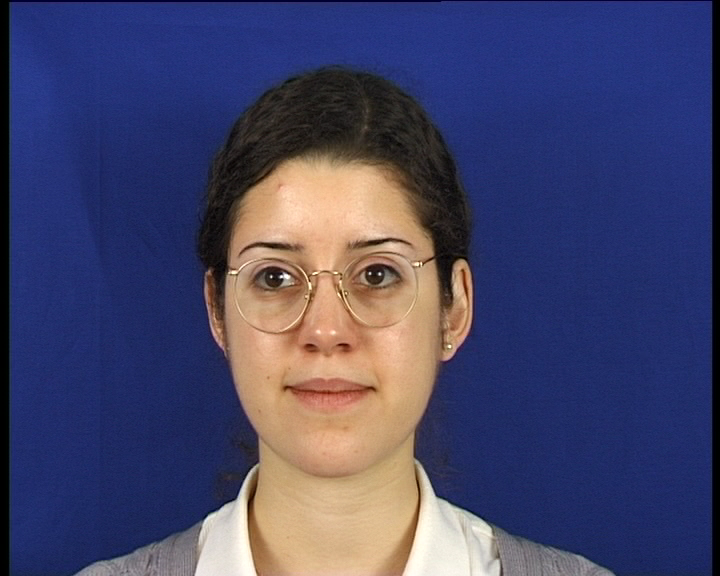
#> input picture Govorne in slikovne tehnologije/vaja5/slike/slika5.png, 720 x 576 px, found by its file name
$ python vaja5_predloga.py
#> lines starting #> are read from the running program, lines starting #| are printed output that depends on the picture; after the words box and inside, x2 and y2 are one past the last pixel; in counts of white or black regions, pixels touching at a corner belong together; long printed decimals are rounded
import numpy as np
import cv2
import matplotlib.pyplot as plt
from functools import reduce
from scipy import ndimage

def skin_color_filter(im):
    r, g, b = [im[:, :, c] for c in range(3)]
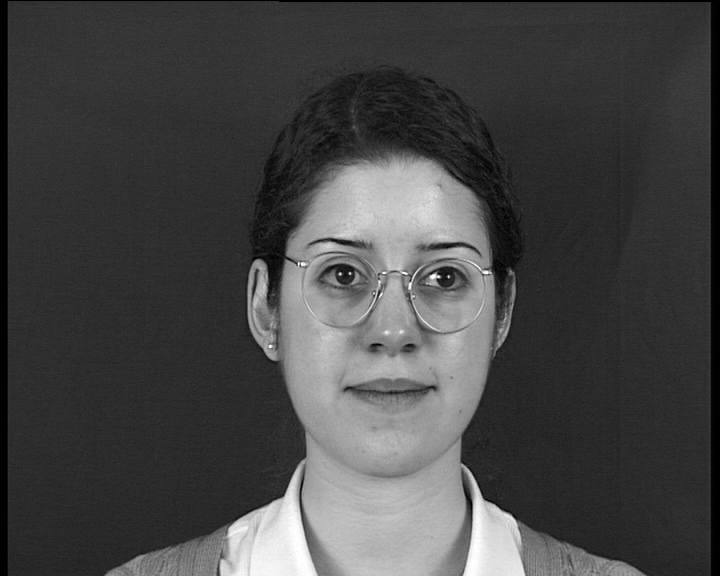
#> g: shape (576, 720); min 0, max 255, mean 69.7
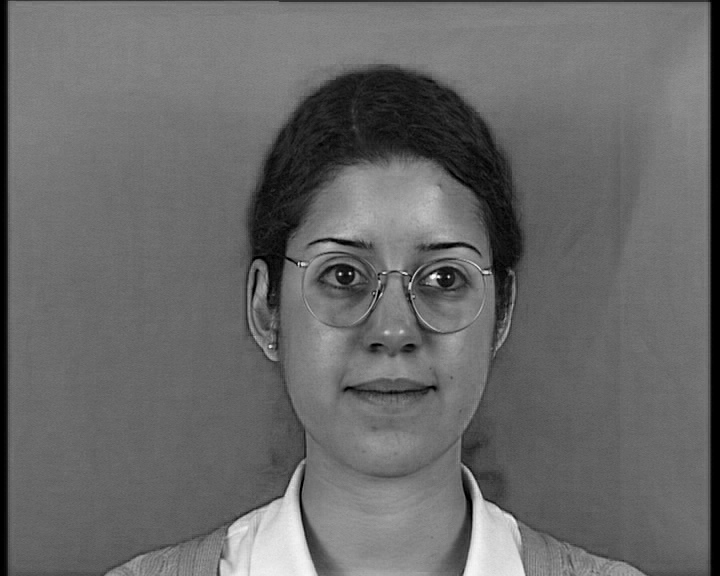
#> b: shape (576, 720); min 0, max 255, mean 104.7
    mask = reduce(np.logical_and, (r>95, g>40, b>20, abs(r-g)>15, r>g, r>b, np.max((r,g,b))-np.min((r,g,b))>15
            ))
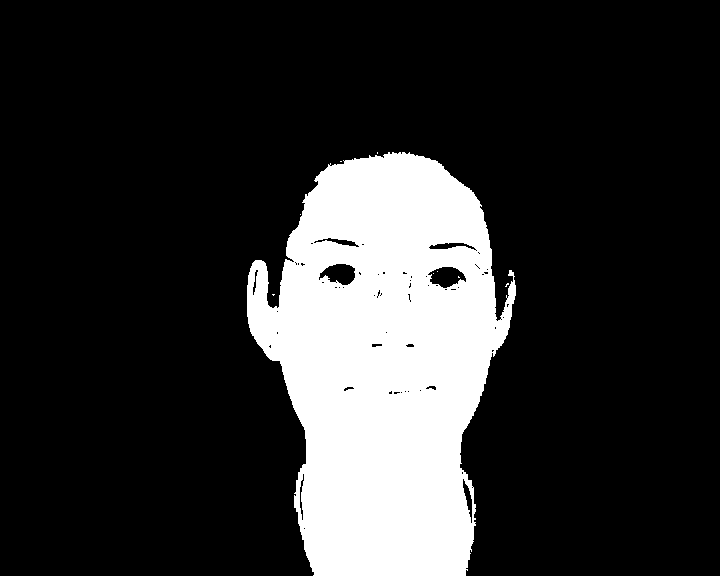
#> mask: shape (576, 720) bool; 18.7% white; 9 white regions (8 under 20 px), largest, box (x1, y1, x2, y2) and area: (247, 152, 516, 576) 77630
    mask = mask.astype(np.uint8)
    return mask

def fill(mask):
    im_floodfill = mask.copy()

    h, w = mask.shape[:2]
#> h = 576; w = 720
    new_mask = np.zeros((h+2, w+2), np.uint8)
    cv2.floodFill(im_floodfill, new_mask, (0,0), 255)
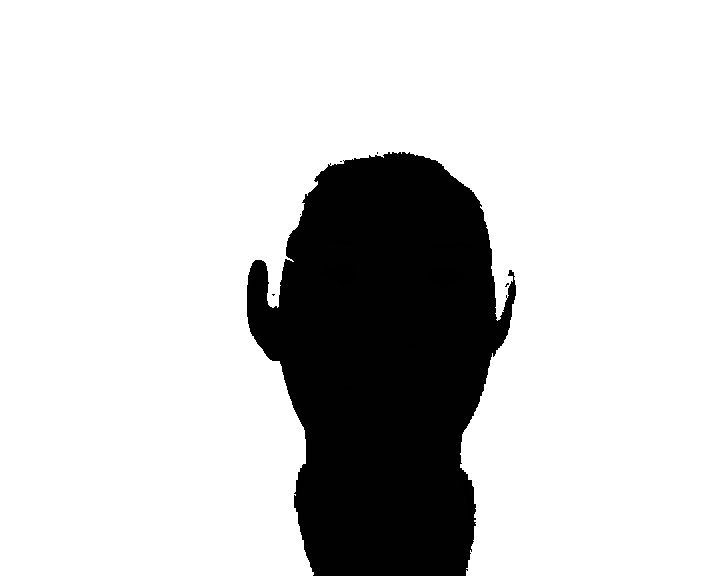
#> im_floodfill: shape (576, 720); min 0, max 255, mean 206.3
    im_floodfill_inv = cv2.bitwise_not(im_floodfill)
    im_out = mask | im_floodfill_inv
#> im_out: shape (576, 720); 19.2% white; 6 white regions (5 under 20 px), largest, box (x1, y1, x2, y2) and area: (247, 152, 516, 576) 79471
    return im_out

def dilate(mask):
    kernel = np.ones((5,5),np.uint8)
    return cv2.dilate(mask, kernel, iterations=1)
#> returned value: shape (576, 720); 20% white; 1 white region, box (x1, y1, x2, y2) and area: (245, 150, 518, 576) 82739

def clean_skin_mask(mask):
    mask_mid=fill(mask)
    mask_out=dilate(mask_mid)
    return mask_mid

def rgb2gray(im):
    gray = np.mean(im, axis=2)
    return gray

def smooth_gray_image(im):
    return cv2.GaussianBlur(im, (7,7), 2)

def gradient_approximation(im):
    sob = np.array([[-1 , 0 , 1] , [-2 , 0 , 2] , [-1 , 0 , 1] ])
    Gx = cv2.filter2D(im, -1, sob)
    Gy = cv2.filter2D(im, -1, np.transpose(sob))
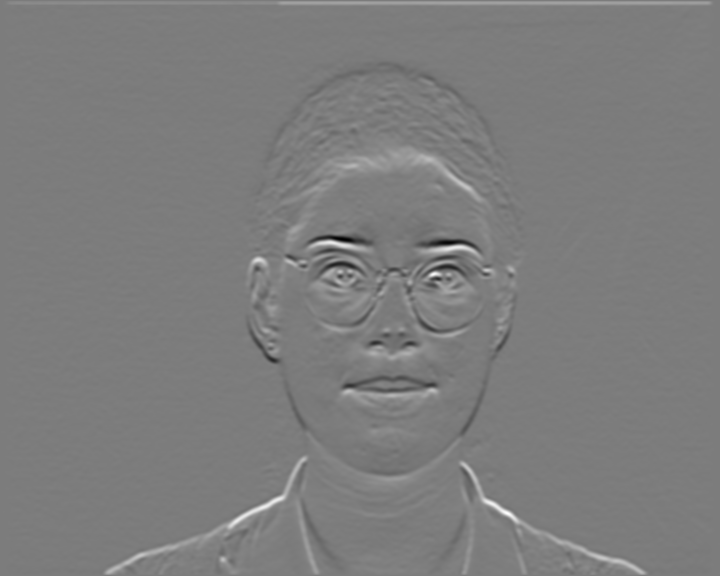
#> Gy: shape (576, 720) float64; min -256.2, max 267.4, mean 1.3; drawn with min black and max white
    return np.sqrt(np.power(Gx,2)+np.power(Gy,2))/255


def mask_edges(edges, mask):
    return np.multiply(edges, mask)

def threshold_edges(edges):
    out = edges.copy()
    print(np.max(out))
#| 299.001
    meja = 40
    out[out>=meja] = 255
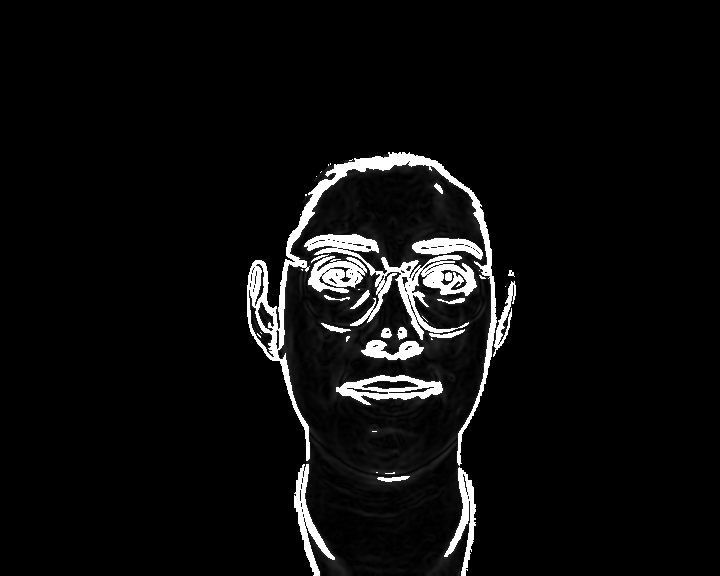
#> out: shape (576, 720) float64; min 0, max 255, mean 13.4
    out[out<meja] = 0
#> out: shape (576, 720) float64; 4.5% white; 41 white regions (20 under 20 px), largest, box (x1, y1, x2, y2) and area: (247, 152, 497, 466) 6203, (304, 234, 477, 340) 4139, (336, 375, 443, 405) 1483
    return out

def fit_ellipse(bin_edges):
    # vhod: binarna slika robov, maskiranih s področjem kože
    # izhod: parametri elipse
    points = []
    for x in range(bin_edges.shape[1]):
        for y in range(bin_edges.shape[0]):
            if bin_edges[y, x] > 0:
                points.append((x, y))

    points = np.array(points).astype("float32")
    ell = cv2.fitEllipse(points)
#> ell = ((380.1, 365.2), (228.8, 382.1), 179.7)
    return ell

def draw_ellipse(im, ell):
    # vhod: barvna slika in parametri elipse
    # izhod: slika z vrisano elipso
#> called with ell = ((380.1, 365.2), (228.8, 382.1), 179.7)
    centre, axes, angle = ell
#> centre = (380.1, 365.2); axes = (228.8, 382.1); angle = 179.7
    centre = (int(round(centre[0])), int(round(centre[1])))
#> centre = (380, 365)
    axes = (int(round(axes[0]/2)), int(round(axes[1]/2)))
#> axes = (114, 191)
    angle = int(round(angle))
    print(centre, axes, angle)
#| (380, 365) (114, 191) 180

    im_in = im.astype("float64")
    face_det = cv2.ellipse(im_in, center=centre, axes=axes, angle=angle,
                           startAngle=0.0, endAngle=360.0, color=(255, 0, 0),
                           thickness=3)
    return face_det.round().astype("uint8")
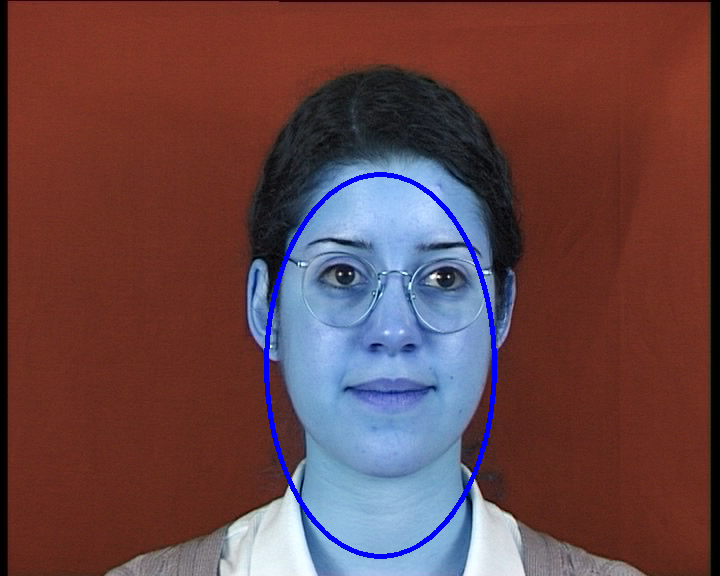
#> returned value: shape (576, 720, 3); mean of channels 0, 1, 2 71.1, 68.2, 103.4; drawn as B, G, R

if __name__ == "__main__":
    # sestavi implementirane funkcije v celoten algoritem za zaznavanje obrazov,
    # opisan v navodilih
    slika = cv2.imread('slike\slika5.png')[:,:,::-1]
    slikaR = cv2.flip(slika, 1)
    maska = skin_color_filter(slikaR)
    maska1 = clean_skin_mask(maska)
    siva = rgb2gray(slikaR)
    siva1 = smooth_gray_image(siva)
    siva2= gradient_approximation(siva1)
    robovi = mask_edges(siva2, maska1)
    robovi_tres = threshold_edges(robovi)

    slikaZelipso = draw_ellipse(slikaR, fit_ellipse(robovi_tres))
    plt.imshow(slikaZelipso)
    plt.show()

$ run again, with Govorne in slikovne tehnologije/vaja5/slike/slika0.png copied over Govorne in slikovne tehnologije/vaja5/slike/slika5.png
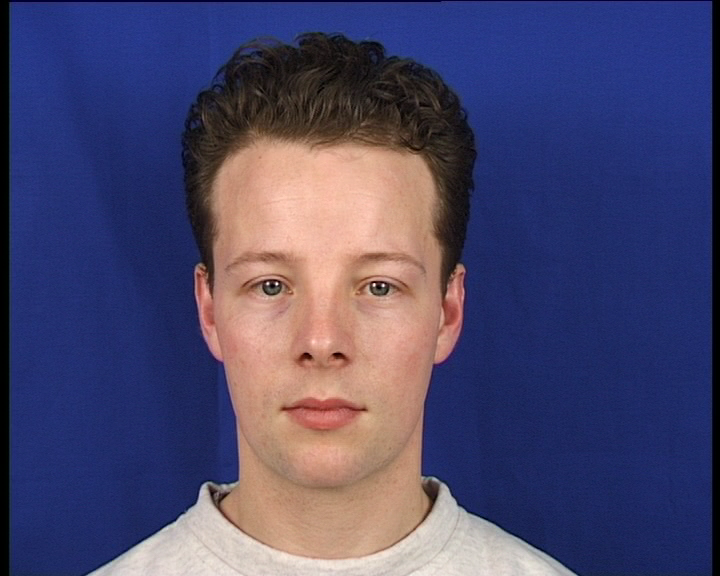
#> input picture Govorne in slikovne tehnologije/vaja5/slike/slika0.png, 720 x 576 px, found by its file name
#> in skin_color_filter, `mask = reduce(np.logical_and, (r>95, g>40, b>20, abs(r-g)>15, r>g, r>b..`:
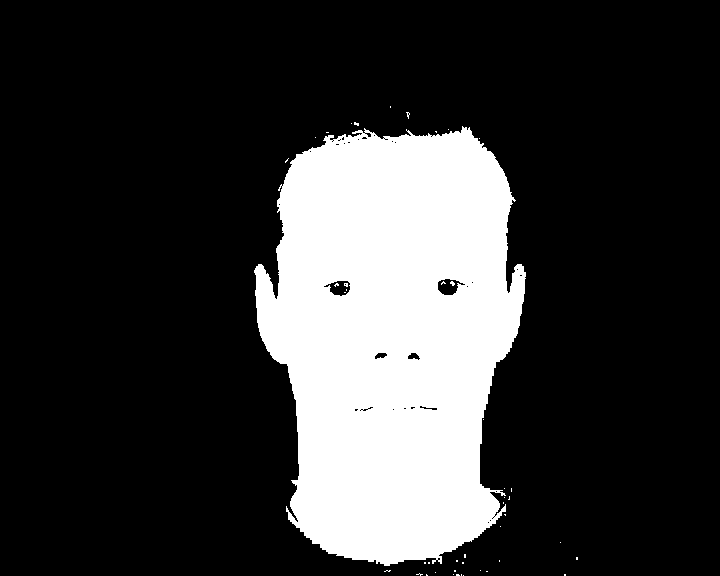
#> mask: shape (576, 720) bool; 21.5% white; 45 white regions (44 under 20 px), largest, box (x1, y1, x2, y2) and area: (254, 126, 526, 566) 89107
#> im_out: shape (576, 720); 21.7% white; 39 white regions (38 under 20 px), largest, box (x1, y1, x2, y2) and area: (254, 126, 526, 566) 89860
#| 217.624
#| (391, 332) (119, 220) 1
#> in draw_ellipse, `return face_det.round().astype("uint8")`:
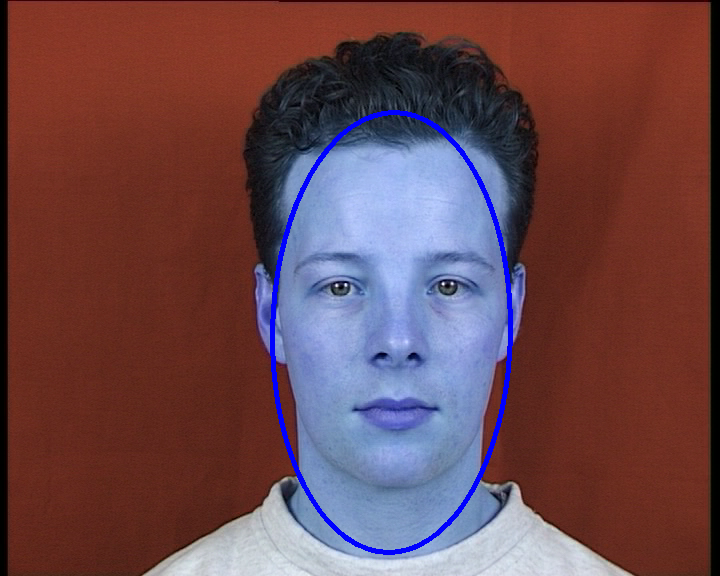
#> returned value: shape (576, 720, 3); mean of channels 0, 1, 2 77.7, 71.2, 107; drawn as B, G, R

$ run again, with Govorne in slikovne tehnologije/vaja5/slike/slika1.png copied over Govorne in slikovne tehnologije/vaja5/slike/slika5.png
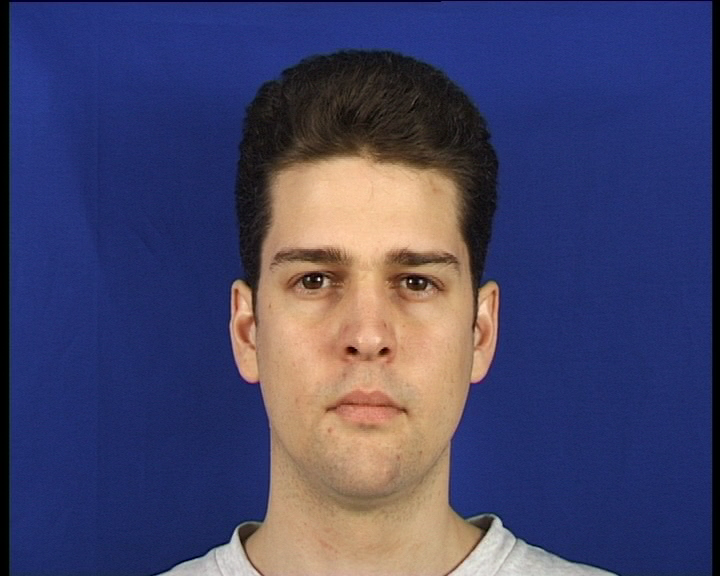
#> input picture Govorne in slikovne tehnologije/vaja5/slike/slika1.png, 720 x 576 px, found by its file name
#> in skin_color_filter, `mask = reduce(np.logical_and, (r>95, g>40, b>20, abs(r-g)>15, r>g, r>b..`:
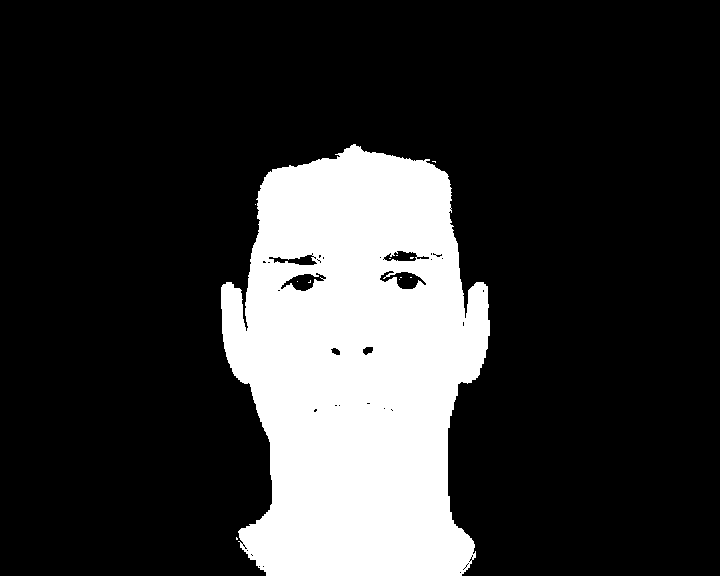
#> mask: shape (576, 720) bool; 20.8% white; 12 white regions (11 under 20 px), largest, box (x1, y1, x2, y2) and area: (221, 144, 490, 576) 86247
#> im_out: shape (576, 720); 21.2% white; 4 white regions (3 under 20 px), largest, box (x1, y1, x2, y2) and area: (221, 144, 490, 576) 87754
#| 231.038
#| (356, 361) (120, 204) 180
#> in draw_ellipse, `return face_det.round().astype("uint8")`:
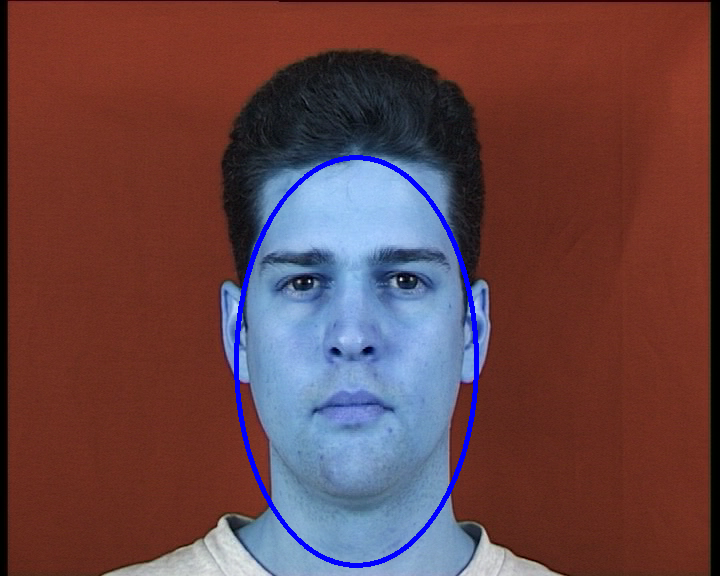
#> returned value: shape (576, 720, 3); mean of channels 0, 1, 2 70.6, 67.3, 103.5; drawn as B, G, R

$ run again, with Govorne in slikovne tehnologije/vaja5/slike/slika2.png copied over Govorne in slikovne tehnologije/vaja5/slike/slika5.png
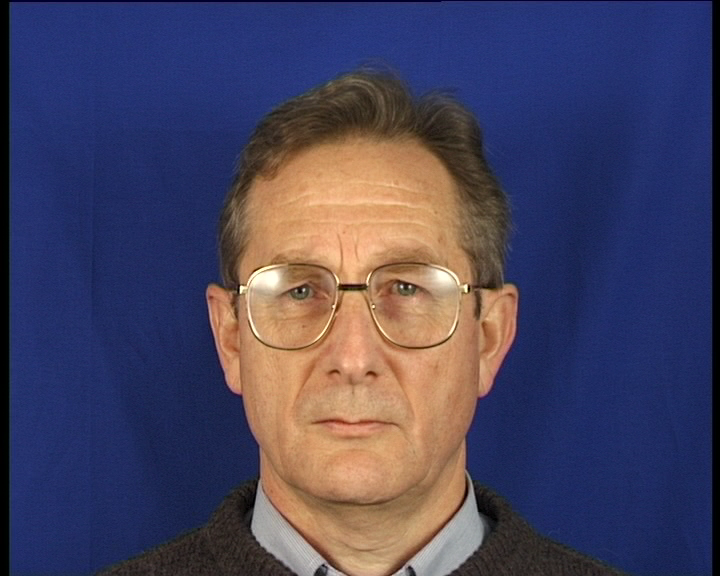
#> input picture Govorne in slikovne tehnologije/vaja5/slike/slika2.png, 720 x 576 px, found by its file name
#> mask: shape (576, 720) bool; 22.9% white; 43 white regions (40 under 20 px), largest, box (x1, y1, x2, y2) and area: (202, 126, 514, 576) 94767, (234, 258, 241, 272) 40, (426, 138, 434, 143) 26
#> im_out: shape (576, 720); 23.3% white; 39 white regions (36 under 20 px), largest, box (x1, y1, x2, y2) and area: (202, 126, 514, 576) 96496, (234, 258, 241, 272) 40, (426, 138, 434, 143) 26
#| 270.358
#| (356, 356) (125, 195) 5
#> in draw_ellipse, `return face_det.round().astype("uint8")`:
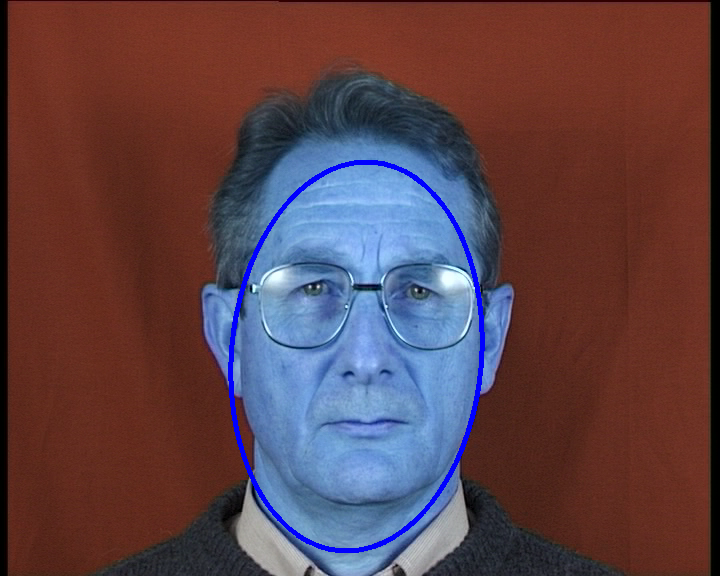
#> returned value: shape (576, 720, 3); mean of channels 0, 1, 2 73.5, 66.7, 93.7; drawn as B, G, R
